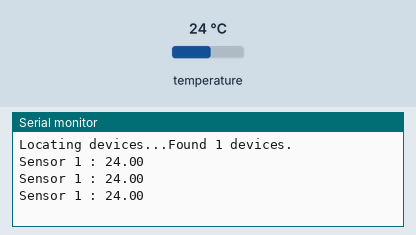
Recording of a sketch running on a simulated Arduino Uno, built with avr-gcc and run on an emulated ATmega328P. On the bench: the last lines printed to the serial monitor. The inputs (shaded band) are chosen by the test bench; at power-on: temperature 24 °C.

Above: at 2.3 s.
2.4 s: temperature set to 12 °C
At 3.7 s:
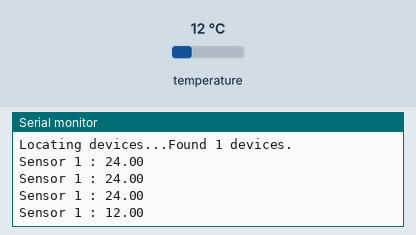
3.9 s: temperature set to 19 °C
At 3.9 s:
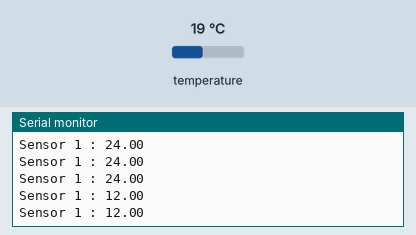
Timing chart, 0 to 6.9 s (numbered marks = the images above; inputs shaded):
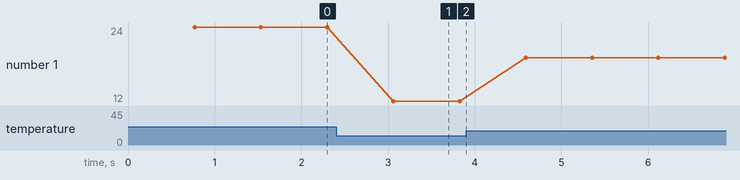

The sketch:

sensors.ino
```cpp
#include <OneWire.h>
#include <DallasTemperature.h>

#define ONE_WIRE_BUS 2

// Setup a oneWire instance to communicate with any OneWire device
OneWire oneWire(ONE_WIRE_BUS);

// Pass oneWire reference to DallasTemperature library
DallasTemperature sensors(&oneWire);

int deviceCount = 0;
float tempC;

void setup(void)
{
  sensors.begin();  // Start up the library
  Serial.begin(9600);

  // locate devices on the bus
  Serial.print("Locating devices...");
  Serial.print("Found ");
  deviceCount = sensors.getDeviceCount();
  Serial.print(deviceCount, DEC);
  Serial.println(" devices.");
  Serial.println("");
}

void loop(void)
{
  // Send command to all the sensors for temperature conversion
  sensors.requestTemperatures();
  DisplayTemp();
  //delay(1000);
}
void DisplayTemp(){
  for (int i = 0;  i < deviceCount;  i++)
  {
    Serial.print("Sensor ");
    Serial.print(i+1);
    Serial.print(" : ");
    tempC = sensors.getTempCByIndex(i);
    Serial.println(tempC);
  }

  Serial.println("");
}
```

Measured:
- after the input at 2.4 s, the serial monitor: prints a new line after 0.66 s (image 1)
- plotted number 1: 24 → 12 after the input at 2.4 s, 12 → 19 after the input at 3.9 s
